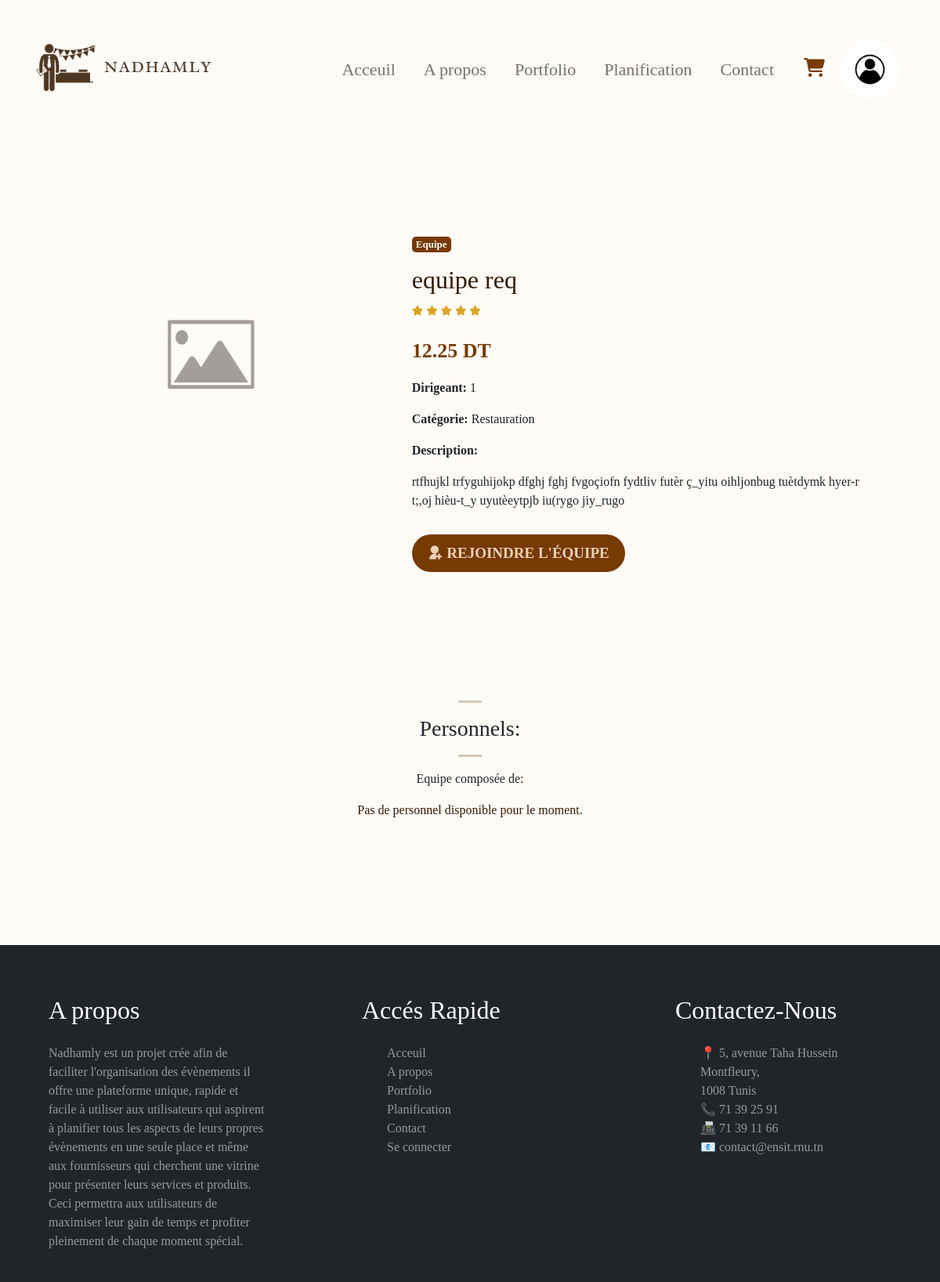
The app's page /details_joindre_equipe.php?id=662cc4c9eb57d (signed in) with its own data.
### tables this page shows
CREATE TABLE `equipes` (
  `id` varchar(60) NOT NULL,
  `libelle` varchar(60) NOT NULL,
  `prix` float NOT NULL,
  `description` varchar(300) NOT NULL,
  `categorie` varchar(30) NOT NULL,
  `id_frs` int(11) NOT NULL,
  `image` varchar(100) NOT NULL,
  `dispo` int(11) NOT NULL DEFAULT 1
);

### details_joindre_equipe.php (the view, shortened to what this page needs)
<?php
require 'config.php';
if (isset($_SESSION["pdp"])) {
  $pdp = $_SESSION["pdp"];
} else {
  $pdp = null;
}
$id_equipe = $_GET['id'];
$sql = "select * from `equipes` where id='$id_equipe'";
$res = mysqli_query($conn, $sql);
$row = mysqli_fetch_assoc($res);
$sql2 = "SELECT * FROM `candidatures` WHERE id_equipe = '$id_equipe' AND statut= 'acceptee';";
$res2 = $conn->query($sql2);
?>
<!DOCTYPE html>
<html lang="en">
<head>
  <link href="https://cdn.jsdelivr.net/npm/bootstrap@5.2.1/dist/css/bootstrap.min.css" rel="stylesheet">
  <link rel="stylesheet" href="https://pro.fontawesome.com/releases/v5.10.0/css/all.css">
  <link href="https://cdn.jsdelivr.net/npm/remixicon@4.2.0/fonts/remixicon.css" rel="stylesheet" />
  <link rel="stylesheet" href="css/index.css" type="text/css">
  <link rel="stylesheet" href="css/details_equipe.css" type="text/css">
  <link rel="stylesheet" href="css/dropdown.css" type="text/css">
</head>
<body>
    <nav class="navbar navbar-expand-lg bg-transparent">
        <div class="container-fluid">
          <a class="navbar-brand" href="index.html"><img src="images/logo.png" alt="logo Nadhamly"></a>
          <div class="sidebar offcanvas offcanvas-start" tabindex="-1" id="offcanvasNavbar" aria-labelledby="offcanvasNavbarLabel">
            <div class="offcanvas-body">
              <ul class="navbar-nav justify-content-end align-items-center flex-grow-1 pe-3">
                <li class="nav-item">
                  <a class="nav-link  fontradley bold" aria-current="page" href="index.php">Acceuil</a>
                </li>
                <li class="nav-item">
                  <a class="nav-link  fontradley bold" href="Apropos.php">A propos</a>
                </li>
                <li class="nav-item">
                    <a class="nav-link  fontradley bold" href="portfolio.php">Portfolio</a>
                  </li>
                  <li class="nav-item fontradley">
                    <a class="nav-link  bold" href="planification.php">Planification</a>
                  </li>
                  <li class="nav-item">
                    <a class="nav-link fontradley  bold" href="contact.php">Contact</a>
                  </li>
                  <li class="nav-item">
              <a href="panier.php" class="cart-link">
                <i class="fa-solid fa-cart-shopping icon-style"></i>
              </a>
            </li>
                  <li class="nav-item">
                  <?php if(isset($_SESSION["utilisateur"])) { ?>
                         <div class="profile-dropdown">
          <div  onclick="toggle()" class="profile-img" id="image-container">
          <?php if (!empty($pdp)) { ?>
                <img src="<?php echo $pdp; ?>" style="border-radius: 50%; overflow: hidden; width: 55px; height: 55px; object-fit: cover;" id="profile-image">
            <?php } else { ?>
                <img src="images/defaultpdp.jpg" alt="Default Profile Picture" style="border-radius: 50%; overflow: hidden; width: 75px; height: 75px; object-fit: cover;" id="profile-image">
            <?php } ?>
          </div>
      </div>
                <?php } else { ?>
                    <a class="nav-link text-white px-3 py-1 rounded-4 fontradley navbtn" href="login.php">Se connecter</a>
                <?php } ?>
                  </li>
              </ul>
            </div>
          </div>
        </div>
      </nav>
  <section>
    <div class="container">
      <div class="row">
        <div class="col-md-5">
          <img src="images/upload/equipes/<?php echo $row['image']; ?>" width="350px" height="300px" alt="" />
        </div>
        <div class="col-md-7">
          <p class="equipe text-center">Equipe</p>
          <h2><?php echo $row['libelle']; ?></h2>
          <div class="star ">
            <i class="fas fa-star"></i>
            <i class="fas fa-star"></i>
            <i class="fas fa-star"></i>
            <i class="fas fa-star"></i>
            <i class="fas fa-star"></i>
          </div>
          <p class="price"><?php echo $row['prix']; ?> DT</p>
          <p><b>Dirigeant:</b> <?php echo $row['id_frs']; ?></p>
          <p><b>Catégorie:</b> <?php echo $row['categorie']; ?></p>
          <p><b>Description:</b></p>
          <p><?php echo $row['description']; ?></p>
          <a style="text-decoration:none;" href="joindre_equipe.php?id=<?php echo $row['id']; ?>"><button><i class="ri-user-add-fill"></i> Rejoindre l'équipe</button></a>
        </div>
      </div>
    </div>
  </section>
  <section id="featured" class="my-5 pb-5">
    <div class="container text-center mt-5 pb-5">
      <hr class="mx-auto">
      <h3>Personnels:</h3>
      <hr class="mx-auto">
      <p>Equipe composée de:
        <?php if ($res2->num_rows == 0) {
          echo '<div class="col-20" style="color:#351a02"><p>Pas de personnel disponible pour le moment.</p></div>';
        } ?>
      </p>
    </div>
  </section>
  <footer class="bg-dark pt-5 pb-4">
    <div class="container-fluid">
      <div class="row  text-white">
        <div class="col-md-3 col-lg-3 col-sm-1 mx-auto mt-3">
          <h2 style="font-family:'Times New Roman', Times, serif;font-weight: 500;">A propos</h2>
        </div>
        <div class="col-md-3 col-lg-3 col-sm-1 mx-auto mt-3">
          <h2 style="font-family: 'Times New Roman', Times, serif;font-weight: 500;">Accés Rapide</h2>
        </div>
        <div class="col-md-3 col-lg-3 col-sm-1 mx-auto mt-3">
          <h2 style="font-family: 'Times New Roman', Times, serif;font-weight: 500;">Contactez-Nous</h2>
        </div>
      </div>
      <div class="row greytext">
        <div class="col-md-3 col-lg-3 col-sm-1 mx-auto mt-3">
          <p style="font-family:'Times New Roman', Times, serif;"> Nadhamly est un projet crée afin de faciliter l'organisation des évènements il offre une plateforme unique, rapide et facile à utiliser aux utilisateurs qui aspirent à planifier tous les aspects de leurs propres évènements en une seule place et même aux fournisseurs qui cherchent une vitrine pour présenter leurs services et produits. Ceci permettra aux utilisateurs de maximiser leur gain de temps et profiter pleinement de chaque moment spécial.
          </p>
        </div>
        <div class="col-md-3 col-lg-3 col-sm-1 mx-auto mt-3">
          <ul>
            <li><a href="index.html">Acceuil</a></li>
            <li><a href="#">A propos</a></li>
            <li><a href="portfolio.html">Portfolio</a></li>
            <li><a href="planification.html">Planification</a></li>
            <li><a href="contact.html">Contact</a></li>
            <li><a href="login.html">Se connecter</a></li>
          </ul>
        </div>
        <div class="col-md-3 col-lg-3 col-sm-1 mx-auto mt-3">
          <ul class="coordonnées">
            <li align="left">&#128205; <a href="https://maps.app.goo.gl/zLKkJNBrgjAyrBT1A">5, avenue Taha Hussein Montfleury,<br /> 1008 Tunis</a></li>
            <li align="left">&#128222; <a href="tel:216 71 39 25 91">71 39 25 91</a></li>
            <li align="left">&#128224; <a href="tel:216 71 39 11 66"> 71 39 11 66</a></li>
            <li align="left">&#128231; <a href="mailto:contact@ensit.rnu.tn">contact@ensit.rnu.tn</a></li>
          </ul>
        </div>
      </div>
    </div>
  </footer>
</body>
</html>

### css/index.css (style rules this page uses)
:root { --bg-color:#fffbf7; --text-noir:black; --text-bleu:blue; --text-marron:#773a00; --marron-int:#351a02; --marron-clair:#ffe8d4dd; --footer-color:#999; --bronze:#977b3f; --white:#fff }
body { font-family: "Radley"; background-color: var(--bg-color); }
.fontradley { font-family: 'Radley'; }
.bold { font-weight: 500; }
.nav-link { font-size: 22px; margin-left: 10px; margin-right: 10px; }
.navbar-nav .nav-link { transition: all .50s ease; }
.navbar { padding-left: 2%; padding-right: 2%; }
.offcanvas-body { align-items: center; justify-content: center; }
.greytext { color: var(--footer-color); }
footer a { color: var(--footer-color); text-decoration: none; transition: color 0.5s ease; }
footer li { list-style: none; }
.container { width:90%; margin: 0 auto; padding: 10px 20px; }
@media screen and (min-width:768px) { section { padding: 1em 9em; } }
@media screen and (min-width:992px) { section { padding: 1em; } }
hr { background: var(--text-marron); background-color: var(--text-marron); width:30px; height: 3px; }
button { font-size: 0.8rem; font-weight: 700; outline: none; border:none; background-color: #1d1d1d; color:aliceblue; padding: 13px 30px; cursor: pointer; text-transform: uppercase; transition: 0.3s ease; }
.star i { font-size: 0.8rem; color: goldenrod !important; }

### css/details_equipe.css (style rules this page uses)
:root { --bg-color:#fffbf7; --text-noir:black; --text-bleu:blue; --text-marron:#773a00; --marron-int:#351a02; --marron-clair:#ffe8d4dd; --footer-color:#999; --bronze:#977b3f; --white:#fff }
body { font-family: 'Radley'; }
.container { margin-top: 100px; }
.equipe { background-color: var(--text-marron); color: var(--bg-color); width: 50px; font-size: 13px; font-weight: bold; border-radius: 5px; }
.col-md-7 h2 { color: var(--marron-int); }
.price { color: var(--text-marron); font-size: 26px; font-weight: bold; padding-top: 20px; }
button { display: inline-block; padding: 10px 20px; color: var(--marron-clair); font-size: 19px; background-color: var(--text-marron); text-decoration: none; border-radius: 25px; margin-top: 15px; transition: .3s ease; cursor: pointer; }

### css/dropdown.css (style rules this page uses)
:root { --primary: #eeeeee; --secondary: #773a00; --secondary-light: #ffefe0; --secondary-light-2: rgb(127, 183, 126, 0.1); --white: #fff; --black: #393e46; --shadow: 0px 2px 8px 0px var(--secondary-light); }
.profile-dropdown { position: relative; width: fit-content; }
.profile-img { display: inline-block; position: relative; }
.profile-img img { transition: transform 0.3s ease; }

### details_joindre_equipe.php (style rules this page uses)
.fa-cart-shopping { font-size: 24px; color: var(--text-marron); margin-left: 10px; margin-right: 10px; padding-left: 10px; padding-right: 10px; }

### records on screen
equipes: image (placeholder picture), libelle "equipe req", prix "12.25", id_frs "1", categorie "Restauration", description "rtfhujkl trfyguhijokp dfghj fghj fvgoçiofn fydtliv futèr ç_yitu oihljonbug tuètdymk hyer-r t;,oj hièu-t_y uyutèeytpjb iu(rygo jiy_rugo"
